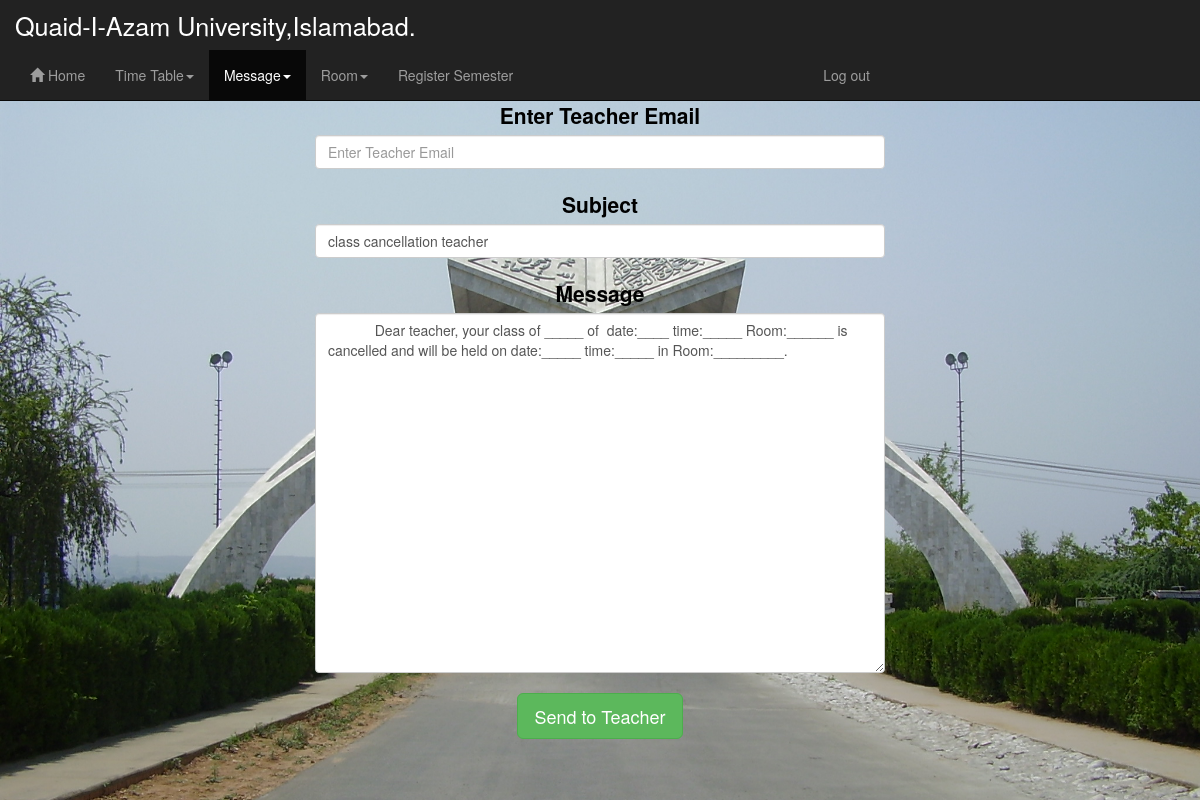
Page /View/template1.php?template=1 (signed in) on the committed database.
### tables this page shows
CREATE TABLE IF NOT EXISTS `template` (
  `temp_id` int(10) NOT NULL AUTO_INCREMENT,
  `temp_desc` varchar(1000) NOT NULL,
  `subject` varchar(100) NOT NULL,
  PRIMARY KEY (`temp_id`)
);

### Model/ModelClasses.php (called while the page is built, shortened)
<?php
class technicalServices
{
	function connection()
	{
		$link=mysqli_connect("localhost","root","","ttms");
		return $link;
	}
   function templ($data)
   {
   	if ($data=="1") {
   		$d=$this->connection();
   	    $query="SELECT * FROM `template` WHERE `subject`='class cancellation teacher'";
	    $results=mysqli_query($d,$query);
	    $result=mysqli_fetch_array($results);
	    if ($result) {
   	   	  return $result;
   	   	}
   	} else if ($data=="2") {
   		$d=$this->connection();
   	    $query="SELECT * FROM `template` WHERE `subject`='class cancellation student'";
	    $results=mysqli_query($d,$query);
	    $result=mysqli_fetch_array($results);
	    if ($result) {
   	   	  return $result;
   	   	}
   	}
   }
}
                  ?>
                  <?php
class AdminPanel
{
	private $tempId;
	function AdminPanel()
	{
        $regSem=new SemesterController();
		$regRoom=new AddRoomController();
		$delRoom=new DeleteRoomController();
		$upRoom=new UpdateRoomController();
		$temp=new TemplateController();
		$this->tempId=$temp->getTempId();
	}
    function selectTemplate()
    {
    	if ($this->tempId=="1") {
    		$d=new technicalServices;
			$e=$d->templ($this->tempId);
			return $e;
    	}
    	else if ($this->tempId=="2") {
    		$d=new technicalServices;
			$f=$d->templ($this->tempId);
			return $f;
    	}
    }
}
?>

### Controller/ControllerClasses.php (called while the page is built, shortened)
<?php
include("../Model/ModelClasses.php");
class SemesterController
{
	function getSemName()
	{
		$semName=$_POST['sID'];
		return $semName;
	}
}
class AddRoomController
{
	function getRoomName()
	{
		$room=$_POST['addroom'];
		return $room;
	}
}
class DeleteRoomController
{
	function getRoom()
	{
		$roomd=$_POST['delroom'];
		return $roomd;
	}
}
class UpdateRoomController
{
	function getOldRoom()
	{
		$roomUO=$_POST['oldroom'];
		return $roomUO;
	}
	function getNewRoom()
	{
		$roomN=$_POST['newroom'];
		return $roomN;
	}
	function getRoomSub()
	{
		$subm=$_POST['submit'];
		return $subm;
	}
}
class TemplateController
{
	function getTempId()
	{
		$subm=$_GET['template'];
		return $subm;
	}
}
?>

### View/template1.php (the view, shortened to what this page needs)
<?php
include("../Controller/ControllerClasses.php");
if (!$_SESSION['id']) {
      header("location:login.php?error=Logged in first please if you want to go Admin panel.");
    }else if($_SESSION['id']!="" AND $_SESSION['name']=="admin"){
?>
<!DOCTYPE html>
<html lang="en">
<h<!DOCTYPE html>
<html lang="en">
<head>
  <link href="css/bootstrap.min.css" rel="stylesheet">
    </head>
    <body data-spy="scroll" data-target=".navbar-collapse">
  <div class="navbar navbar-inverse navbar-fixed-top">
    <div class="container-fluid ">
      <div class="navbar-header">
        <a href="adminp.php" class="navbar-brand">Quaid-I-Azam University,Islamabad.</a>
      </div>
      <div class="collapse navbar-collapse">
        <ul class="nav navbar-nav">
          <li  class="nav-item"><a href="adminp.php" title="Home"><span class="glyphicon glyphicon-home"></span> Home</a></li>
          <li  class="nav-item dropdown"><a href="" title="Time Table" class="dropdown-toggle" data-toggle="dropdown" role="button" aria-haspopup="true" aria-expanded="false">Time Table<span class="caret"></span></a>
            <li><a href="cta.php?sem=<?php $t = new technicalServices;
		$d=$t->connection();
	  $query="SELECT sem_name FROM `semester_table`";
      $run=mysqli_query($d,$query);
	  $k=0;
    while($result=mysqli_fetch_array($run))
    {
      $e[]=$result;
	  $k++;
    }
	print_r($e[$k-1]['sem_name']);
		?>">Current Time Table</a></li>
          </li>
          <li  class="nav-item active dropdown"><a href="" title="Time Table" class="dropdown-toggle" data-toggle="dropdown" role="button" aria-haspopup="true" aria-expanded="false">Message<span class="caret"></span></a>
          </li>
          <li  class="nav-item dropdown"><a href="" title="Time Table" class="dropdown-toggle" data-toggle="dropdown" role="button" aria-haspopup="true" aria-expanded="false">Room<span class="caret"></span></a>
          </li>
          <li class="nav-item"><a href="registerS.php">Register Semester</a></li>
          <li class="nav-item"><a href="login.php?logout=1" class="m" title="Log Out!">Log out</a></li>
        </ul>
      </div>
    </div>
</div>
  <div class="container contentContainer" id="topContainer">
    <div class="row">
      <div class="col-md-6 col-md-offset-3" id="topPage">
        <form class="padTop"  method="post">
          <?php
            $chk=new AdminPanel;
            $g=$chk->selectTemplate();
            $h=$g['subject'];
            $i=$g['temp_desc'];
          ?>
         <label class="clr" for="course">Enter Teacher Email</label>
          <input type="email" name="mail" title="enter Teacher email here" class="form-control" placeholder="Enter Teacher Email" required>
          <label class="clr1" for="subject">Subject</label>
          <input type="text" name="subject" value="<?php echo $h; ?>" title="enter subject here" class="form-control" placeholder="Enter Subject">
          <label class="clr1" for="subject">Message</label>
          <textarea class="form-control" id="txt"  name="description" style="overflow:auto;" title="enter message here">
            <?php
             echo $i;
            ?>
          </textarea>
          <input type="submit" name="submit" title="Click to Send Message!" value="Send to Teacher" class="btn btn-success btn-lg padTop">
        </form>
      </div>
    </div>
  </div>
      </body>
      </html>
    <?php
    }else if($_SESSION['name']=="teacher"){
      header("location:teacherp.php?error=sorry you cannot go teacher this panel.");
    }else if($_SESSION['name']=="student"){
      header("location:studentp.php?error=sorry you cannot go student this panel.");
    }
    ?>

### View/template1.php (style rules this page uses)
.navbar-brand { font-size: 1.8em; }
#topContainer { background-image: url("1.JPG"); height: 100%; width: 100%; background-size: cover; }
#topPage { margin-top: 40px; text-align: center; color: black; }
.padTop { margin-top: 20px; }
.clr { color: black; font-size: 1.5em; margin-top: 40px; }
.clr1 { color: black; font-size: 1.5em; margin-top: 20px; }
.m { margin-left: 280px; }

### rows in the picture
template: subject "class cancellation teacher", description "Dear teacher, your class of _____ of date:____ time:_____ Room:______ is cancelled and will be held on date:_____ time:_____ in Room:_________."
